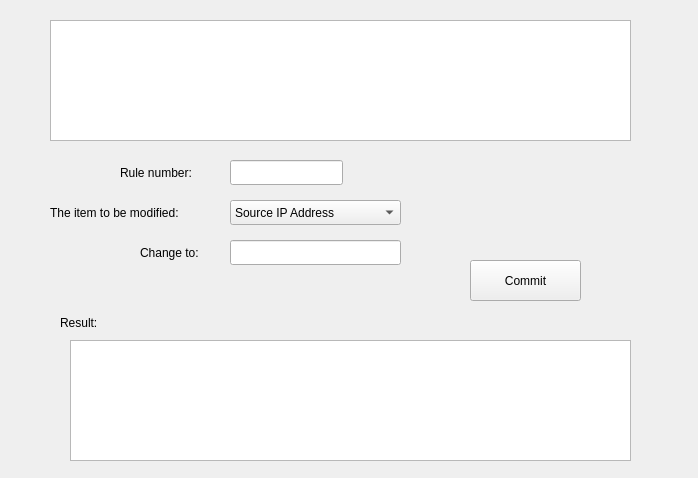
<?xml version="1.0" encoding="UTF-8"?>
<ui version="4.0">
 <class>Modify_rule</class>
 <widget class="QWidget" name="Modify_rule">
  <property name="geometry">
   <rect>
    <x>0</x>
    <y>0</y>
    <width>698</width>
    <height>478</height>
   </rect>
  </property>
  <property name="windowTitle">
   <string>Form</string>
  </property>
  <widget class="QTextBrowser" name="rule_list">
   <property name="geometry">
    <rect>
     <x>50</x>
     <y>20</y>
     <width>581</width>
     <height>121</height>
    </rect>
   </property>
  </widget>
  <widget class="QLabel" name="label">
   <property name="geometry">
    <rect>
     <x>120</x>
     <y>160</y>
     <width>101</width>
     <height>25</height>
    </rect>
   </property>
   <property name="text">
    <string>Rule number:</string>
   </property>
  </widget>
  <widget class="QLineEdit" name="rule_number">
   <property name="geometry">
    <rect>
     <x>230</x>
     <y>160</y>
     <width>113</width>
     <height>25</height>
    </rect>
   </property>
  </widget>
  <widget class="QComboBox" name="item_option">
   <property name="geometry">
    <rect>
     <x>230</x>
     <y>200</y>
     <width>171</width>
     <height>25</height>
    </rect>
   </property>
   <item>
    <property name="text">
     <string>Source IP Address</string>
    </property>
   </item>
   <item>
    <property name="text">
     <string>Source Port</string>
    </property>
   </item>
   <item>
    <property name="text">
     <string>Destination IP Address</string>
    </property>
   </item>
   <item>
    <property name="text">
     <string>Destination Port</string>
    </property>
   </item>
   <item>
    <property name="text">
     <string>Protocol</string>
    </property>
   </item>
   <item>
    <property name="text">
     <string>Date</string>
    </property>
   </item>
   <item>
    <property name="text">
     <string>Week</string>
    </property>
   </item>
   <item>
    <property name="text">
     <string>Start Time</string>
    </property>
   </item>
   <item>
    <property name="text">
     <string>End Time</string>
    </property>
   </item>
   <item>
    <property name="text">
     <string>INDev mac</string>
    </property>
   </item>
   <item>
    <property name="text">
     <string>OUTDev mac</string>
    </property>
   </item>
   <item>
    <property name="text">
     <string>ICMP Type</string>
    </property>
   </item>
  </widget>
  <widget class="QLabel" name="label_2">
   <property name="geometry">
    <rect>
     <x>50</x>
     <y>200</y>
     <width>171</width>
     <height>25</height>
    </rect>
   </property>
   <property name="text">
    <string>The item to be modified:</string>
   </property>
  </widget>
  <widget class="QLineEdit" name="item_content">
   <property name="geometry">
    <rect>
     <x>230</x>
     <y>240</y>
     <width>171</width>
     <height>25</height>
    </rect>
   </property>
  </widget>
  <widget class="QLabel" name="label_3">
   <property name="geometry">
    <rect>
     <x>140</x>
     <y>240</y>
     <width>81</width>
     <height>25</height>
    </rect>
   </property>
   <property name="text">
    <string>Change to:</string>
   </property>
  </widget>
  <widget class="QTextBrowser" name="result">
   <property name="geometry">
    <rect>
     <x>70</x>
     <y>340</y>
     <width>561</width>
     <height>121</height>
    </rect>
   </property>
  </widget>
  <widget class="QLabel" name="label_4">
   <property name="geometry">
    <rect>
     <x>60</x>
     <y>310</y>
     <width>111</width>
     <height>25</height>
    </rect>
   </property>
   <property name="text">
    <string>Result:</string>
   </property>
  </widget>
  <widget class="QPushButton" name="commit_button">
   <property name="geometry">
    <rect>
     <x>470</x>
     <y>260</y>
     <width>111</width>
     <height>41</height>
    </rect>
   </property>
   <property name="text">
    <string>Commit</string>
   </property>
  </widget>
 </widget>
 <resources/>
 <connections/>
</ui>
